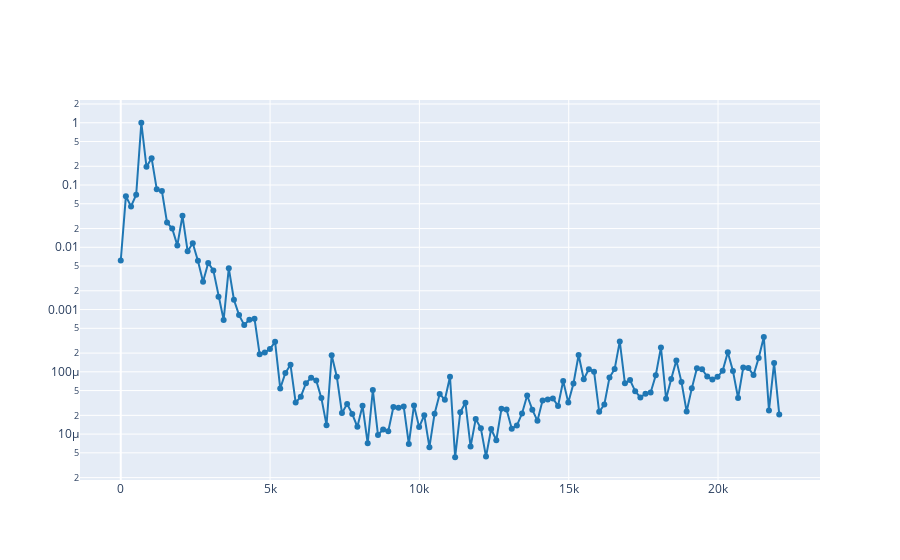

The notebook cell this image was saved under:
### Markdown cell above
We can plot the spectrum (one slice of the spectrogram) of the signal at an specific time using the `plot_spectrum_at` function. For instance, we can see the spectrum of the signal at the 0.5 seconds:

### Code cell
plot_spectrum_at(ff, tt, S, 0.5)

### Figure 1 — Plotly figure (JSON) as saved in the notebook; plotly's stock layout.template omitted (floating-point values rounded to 4 significant figures; data arrays with more than 128 entries replaced by an {"elided": "..."} marker saying what was removed)
{"data": [{"line": {"color": "#1f77b4", "shape": "linear"}, "mode": "lines+markers", "type": "scatter", "x": {"elided": "129 float values"}, "y": {"elided": "129 float values"}}], "layout": {"yaxis": {"type": "log"}}}
